Frame 1 (no input): blank canvas, image omitted
Frame 60 (no input): blank canvas, image omitted
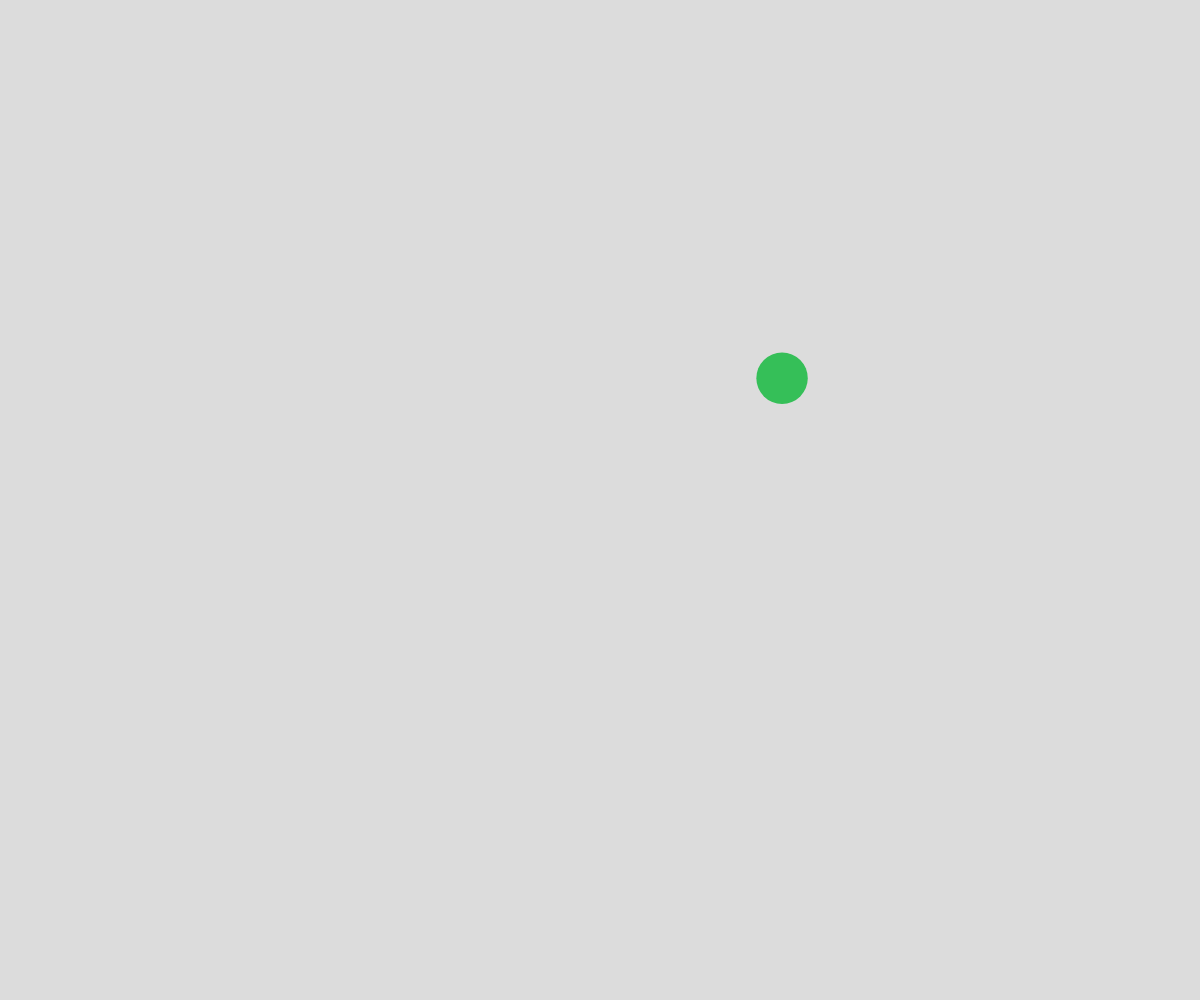
Frame 120 (the mouse pressed at the canvas centre since frame 60)

The p5.js sketch whose frames 1 and 60 were blank and that drew this single picture after the mouse press (run headless with seeded random() and noise() and a simulated clock; from frame 60 on, the mouse is pressed at the canvas centre):

// p5.js sketch
// ── sketch.js
// Ball Bouncing OOP
// Hyder Shahzaib Ahmed
// 11/15/23

class Ball{
  constructor(x, y){
    this.x = x;
    this.y = y;
    this.size = random(15, 30);
    this.r = random(255);
    this.g = random(255);
    this.b = random(255);
    this.dx = random(-5, 5);
    this.dy = random(-5, 5);
  }

  moveBall(){
    this.x += this.dx;
    this.y += this.dy;
  }

  display(){
    fill(this.r, this.g, this.b);
    circle(this.x, this.y, this.size*2);
  }

  bounceBall(){
    if(this.x >= width || this.x <= 0){
      this.dx = -this.dx;
    }
    if(this.y >= height || this.y <= 0){
      this.dy = -this.dy;
    }
  }

  bounceAgainstAnotherBall(){
    for(let someBall of ballArray){
      if(this !== someBall){
        let d = dist(this.x, this.y, someBall.x, someBall.y);
        let combinedR = this.size + someBall.size;
        if(d < combinedR){
          this.dx = -this.dx;
          this.dy = -this.dy;
          someBall.dx = -someBall.dx;
          someBall.dy = -someBall.dy;
        }
      }
    }
  }
}

let ballArray = [];

function setup() {
  createCanvas(windowWidth, windowHeight);
  noStroke();
}

function draw() {
  background(220);
  for(let someBall of ballArray){
    someBall.bounceBall();
    someBall.moveBall();
    someBall.display();
    someBall.bounceAgainstAnotherBall();
  }
  autoClicker();
}

function mousePressed(){
  let theBall = new Ball(mouseX, mouseY);
  ballArray.push(theBall);
}

function autoClicker(){
  if (key === " "){
    let theBall = new Ball(mouseX, mouseY);
    ballArray.push(theBall);
  }
  if (key === "s"){
    ballArray.splice(0, 1);
  }
}
